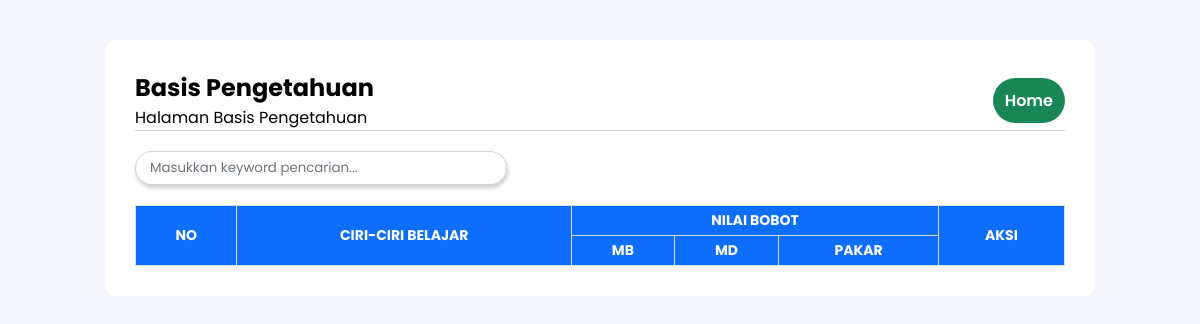
Page /basis-pengetahuan.php (signed in) on the earlier database version.
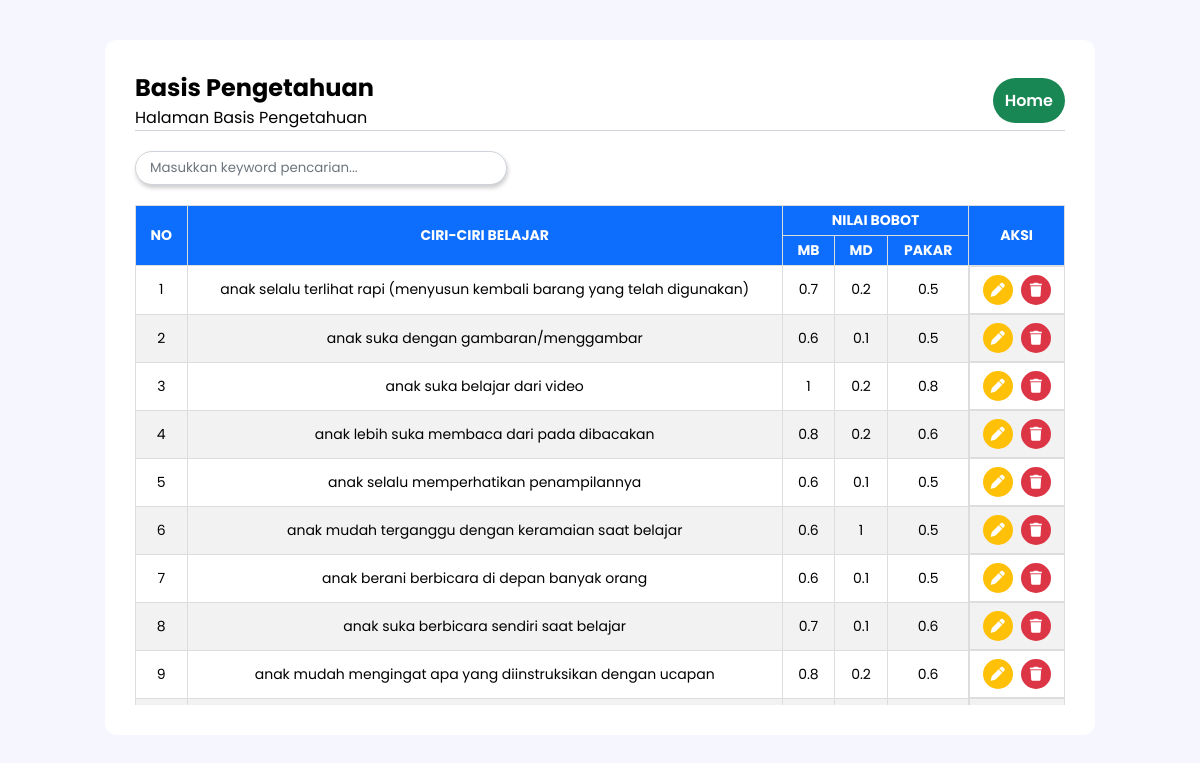
Same page on the later database version.
### tables this page shows
CREATE TABLE `ciri` (
  `id_ciri` int(11) NOT NULL,
  `gaya_id` int(11) NOT NULL,
  `ciri` varchar(255) DEFAULT NULL,
  `mb` double DEFAULT NULL,
  `md` double DEFAULT NULL,
  `pakar` double DEFAULT NULL
);

### config/functions.php (called while the page is built, shortened)
<?php
require 'connection.php';
function select($query)
{
    global $conn;
    $result = mysqli_query($conn, $query);
    $rows = [];
    while ($row = mysqli_fetch_assoc($result)) {
        $rows[] = $row;
    }
    return $rows;
}

### basis-pengetahuan.php (the view, shortened to what this page needs)
<?php
require 'config/functions.php';
$result = select("SELECT * FROM ciri");
?>
<!DOCTYPE html>
<html lang="en">
<head>
    <link rel="stylesheet" href="css/styleIndex.css">
    <link rel="stylesheet" href="https://cdnjs.cloudflare.com/ajax/libs/font-awesome/6.3.0/css/all.min.css">
</head>
<body>
    <div class="area">
        <div class="container">
            <div class="header">
                <div class="left">
                    <h2>Basis Pengetahuan</h2>
                    <p>Halaman Basis Pengetahuan</p>
                </div>
                <div class="right">
                    <a href="index.php" class="home"><button>Home</button></a>
                </div>
            </div>
            <div class="search">
                <input type="text" name="keyword" id="keyword" placeholder="Masukkan keyword pencarian..." autocomplete="off" id="keyword">
            </div>
            <div class="table-area" id="content-table">
                <table>
                    <tr>
                        <th rowspan="2">NO</th>
                        <th rowspan="2">CIRI-CIRI BELAJAR</th>
                        <th colspan="3">NILAI BOBOT</th>
                        <th rowspan="2">AKSI</th>
                    </tr>
                    <tr>
                        <th class="thScroll">MB</th>
                        <th class="thScroll">MD</th>
                        <th class="thScroll">PAKAR</th>
                    </tr>
                    <?php $i = 1; ?>
                    <?php foreach ($result as $row) : ?>
                        <tr>
                            <td><?= $i; ?></td>
                            <td><?= $row["ciri"]; ?></td>
                            <td><?= $row["mb"]; ?></td>
                            <td><?= $row["md"]; ?></td>
                            <td><?= $row["pakar"]; ?></td>
                            <td class="aksi">
                                <a href="update-ciri.php?id_ciri=<?= $row["id_ciri"]; ?>" class="update"><button><i class="fas fa-regular fa-pen"></i></button></a>
                                <a href="delete-ciri.php?id_ciri=<?= $row["id_ciri"]; ?>" class="delete"><button><i class="fas fa-regular fa-trash"></i></button></a>
                            </td>
                        </tr>
                        <?php $i++; ?>
                    <?php endforeach; ?>
                </table>
            </div>
        </div>
    </div>
</body>
</html>

### css/styleIndex.css (style rules this page uses)
* { padding: 0; margin: 0; -webkit-box-sizing: border-box; box-sizing: border-box; font-family: 'Poppins', sans-serif; }
body, html { background-color: #f6f6ff; }
a { color: white; text-decoration: none; -webkit-transition: all 0.3s; transition: all 0.3s; }
button { -webkit-transition: all 0.2s; transition: all 0.2s; font-weight: 600; border-radius: 30px; font-size: 16px; border: 0; outline: 0; cursor: pointer; }
input, select { border: 0; outline: 0; border: 1px solid #ced4da; padding: 6px 10px; border-radius: 6px; }
input[type='text'], input[type='password'], input[type='number'] { text-indent: 4px; }
::placeholder { color: #6c757d; }
.area { margin: 40px 50px; display: -webkit-box; display: -ms-flexbox; display: flex; -webkit-box-pack: center; -ms-flex-pack: center; justify-content: center; -webkit-box-align: center; -ms-flex-align: center; align-items: center; }
.area .container { background-color: white; border-radius: 12px; padding: 30px; width: 80%; }
.area .container .header { border-bottom: 1px solid #ced4da; margin-bottom: 20px; display: -webkit-box; display: -ms-flexbox; display: flex; -webkit-box-align: center; -ms-flex-align: center; align-items: center; -webkit-box-pack: justify; -ms-flex-pack: justify; justify-content: space-between; }
.area .container .header .right a.login button, .area .container .header .right a.manajemen button, .area .container .header .right a.home button { color: white; padding: 10px 12px; }
.area .container .header .right a.home button { background-color: #198754; }
.area .container .search { margin: 20px 0; }
.area .container .search input { width: 40%; border-radius: 24px; -webkit-box-shadow: 1px 3px 4px 0px rgba(0, 0, 0, 0.2); box-shadow: 1px 3px 4px 0px rgba(0, 0, 0, 0.2); }
.area .container .table-area { max-height: 500px; max-width: 100%; overflow: auto; }
.area .container .table-area table { border-collapse: collapse; width: 100%; text-align: center; }
.area .container .table-area table tr th { background-color: #0d6efd; color: white; padding: 4px 12px; position: -webkit-sticky; position: sticky; top: 0; font-size: 14px; }
.area .container .table-area table tr th.thScroll { top: 30px; }
.area .container .table-area table tr td { font-size: 14px; padding: 4px; }
.area .container .table-area table tr td.aksi { display: -webkit-box; display: -ms-flexbox; display: flex; -webkit-box-align: center; -ms-flex-align: center; align-items: center; -webkit-box-pack: center; -ms-flex-pack: center; justify-content: center; }
.area .container .table-area table tr td.aksi a.update, .area .container .table-area table tr td.aksi a.delete, .area .container .table-area table tr td.aksi a.view { margin: 4px; }
.area .container .table-area table tr td.aksi a.update button, .area .container .table-area table tr td.aksi a.delete button, .area .container .table-area table tr td.aksi a.view button { font-size: 14px; color: white; border-radius: 50%; width: 30px; height: 30px; }
.area .container .table-area table tr td.aksi a.update button { background-color: #ffc107; }
.area .container .table-area table tr td.aksi a.delete button { background-color: #dc3545; }
.area .container .table-area table tr th, .area .container .table-area table tr td { border: 1px solid #ddd; }
.area .container .table-area table tr:nth-child(even) { background-color: #f2f2f2; }
@media screen and (max-width: 1200px) { .area .container { width: 90%; } }
@media screen and (max-width: 1200px) { .area .container .header .left { width: 50%; } }

Differences in the rows shown:
added ciri: ciri "anak selalu terlihat rapi (menyusun kembali barang yang telah digunakan)", mb "0.7", md "0.2", pakar "0.5"
added ciri: ciri "anak suka dengan gambaran/menggambar", mb "0.6", md "0.1", pakar "0.5"
added ciri: ciri "anak suka belajar dari video", mb "1", md "0.2", pakar "0.8"
added ciri: ciri "anak lebih suka membaca dari pada dibacakan", mb "0.8", md "0.2", pakar "0.6"
added ciri: ciri "anak selalu memperhatikan penampilannya", mb "0.6", md "0.1", pakar "0.5"
added ciri: ciri "anak mudah terganggu dengan keramaian saat belajar", mb "0.6", md "1", pakar "0.5"
added ciri: ciri "anak berani berbicara di depan banyak orang", mb "0.6", md "0.1", pakar "0.5"
added ciri: ciri "anak suka berbicara sendiri saat belajar", mb "0.7", md "0.1", pakar "0.6"
added ciri: ciri "anak mudah mengingat apa yang diinstruksikan dengan ucapan", mb "0.8", md "0.2", pakar "0.6"
